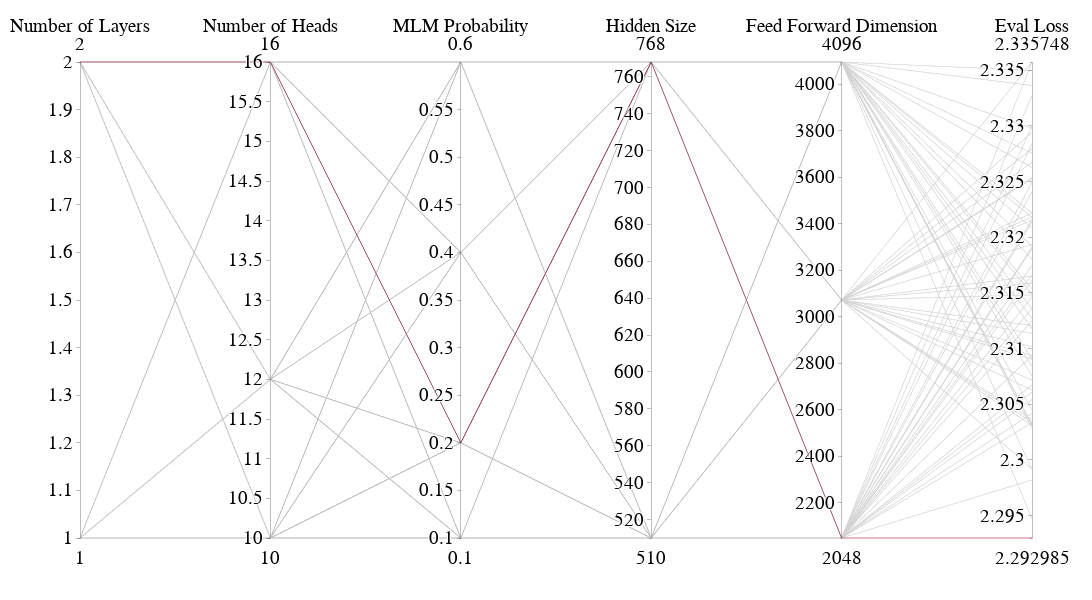

This figure's notebook cell:
### Code cell
import pandas as pd
import plotly.express as px

hyperparameter_summary_file = "hyperparamData/fiveFoldSummary.csv"
df = pd.read_csv(hyperparameter_summary_file)

# Drop fixed param and fold, then average over folds
df = df.drop(columns=["batch_size", "fold"])
df_avg = df.groupby(["n_layers", "n_heads", "mlm_prob", "hidden_size", "d_ff"], as_index=False).mean()

# Rename columns for display
df_avg = df_avg.rename(columns={
    "n_layers": "Number of Layers",
    "n_heads": "Number of Heads",
    "mlm_prob": "MLM Probability",
    "hidden_size": "Hidden Size",
    "d_ff": "Feed Forward Dimension",
    "avg_eval_loss": "Eval Loss"
})

# Flag best configuration
best_idx = df_avg["Eval Loss"].idxmin()
df_avg["BestFlag"] = 0
df_avg.loc[best_idx, "BestFlag"] = 1

# Parallel coordinates plot highlighting best configuration
fig = px.parallel_coordinates(
    df_avg,
    color="BestFlag",
    dimensions=[
        "Number of Layers",
        "Number of Heads",
        "MLM Probability",
        "Hidden Size",
        "Feed Forward Dimension",
        "Eval Loss"
    ],
    color_continuous_scale=[[0, "lightgray"], [1, "#9A031E"]],
    range_color=[0, 1]
)
# Consistent layout and style
fig.update_layout(
    coloraxis_showscale=False,
    autosize=False,
   width=1400,
     height=600,
    margin=dict(l=80, r=60, t=60, b=60),
    plot_bgcolor="white",
    font=dict(family="Arial", size=23, color="black")
)

fig.show()

### Figure 1 — Plotly figure (JSON) as saved in the notebook; plotly's stock layout.template omitted (floating-point values rounded to 4 significant figures)
{"data": [{"dimensions": [{"label": "Number of Layers", "values": [1, 1, 1, 1, 1, 1, 1, 1, 1, 1, 1, 1, 1, 1, 1, 1, 1, 1, 1, 1, 1, 1, 1, 1, 1, 1, 1, 1, 1, 1, 1, 1, 1, 1, 1, 1, 2, 2, 2, 2, 2, 2, 2, 2, 2, 2, 2, 2, 2, 2, 2, 2, 2, 2, 2, 2, 2, 2, 2, 2, 2, 2, 2, 2, 2, 2, 2, 2, 2, 2, 2, 2]}, {"label": "Number of Heads", "values": [10, 10, 10, 10, 10, 10, 10, 10, 10, 10, 10, 10, 12, 12, 12, 12, 12, 12, 12, 12, 12, 12, 12, 12, 16, 16, 16, 16, 16, 16, 16, 16, 16, 16, 16, 16, 10, 10, 10, 10, 10, 10, 10, 10, 10, 10, 10, 10, 12, 12, 12, 12, 12, 12, 12, 12, 12, 12, 12, 12, 16, 16, 16, 16, 16, 16, 16, 16, 16, 16, 16, 16]}, {"label": "MLM Probability", "values": [0.1, 0.1, 0.1, 0.2, 0.2, 0.2, 0.4, 0.4, 0.4, 0.6, 0.6, 0.6, 0.1, 0.1, 0.1, 0.2, 0.2, 0.2, 0.4, 0.4, 0.4, 0.6, 0.6, 0.6, 0.1, 0.1, 0.1, 0.2, 0.2, 0.2, 0.4, 0.4, 0.4, 0.6, 0.6, 0.6, 0.1, 0.1, 0.1, 0.2, 0.2, 0.2, 0.4, 0.4, 0.4, 0.6, 0.6, 0.6, 0.1, 0.1, 0.1, 0.2, 0.2, 0.2, 0.4, 0.4, 0.4, 0.6, 0.6, 0.6, 0.1, 0.1, 0.1, 0.2, 0.2, 0.2, 0.4, 0.4, 0.4, 0.6, 0.6, 0.6]}, {"label": "Hidden Size", "values": [510, 510, 510, 510, 510, 510, 510, 510, 510, 510, 510, 510, 768, 768, 768, 768, 768, 768, 768, 768, 768, 768, 768, 768, 768, 768, 768, 768, 768, 768, 768, 768, 768, 768, 768, 768, 510, 510, 510, 510, 510, 510, 510, 510, 510, 510, 510, 510, 768, 768, 768, 768, 768, 768, 768, 768, 768, 768, 768, 768, 768, 768, 768, 768, 768, 768, 768, 768, 768, 768, 768, 768]}, {"label": "Feed Forward Dimension", "values": [2048, 3072, 4096, 2048, 3072, 4096, 2048, 3072, 4096, 2048, 3072, 4096, 2048, 3072, 4096, 2048, 3072, 4096, 2048, 3072, 4096, 2048, 3072, 4096, 2048, 3072, 4096, 2048, 3072, 4096, 2048, 3072, 4096, 2048, 3072, 4096, 2048, 3072, 4096, 2048, 3072, 4096, 2048, 3072, 4096, 2048, 3072, 4096, 2048, 3072, 4096, 2048, 3072, 4096, 2048, 3072, 4096, 2048, 3072, 4096, 2048, 3072, 4096, 2048, 3072, 4096, 2048, 3072, 4096, 2048, 3072, 4096]}, {"label": "Eval Loss", "values": [2.333, 2.325, 2.334, 2.319, 2.319, 2.318, 2.324, 2.325, 2.322, 2.336, 2.336, 2.335, 2.319, 2.322, 2.321, 2.313, 2.309, 2.309, 2.317, 2.316, 2.315, 2.33, 2.329, 2.33, 2.317, 2.316, 2.315, 2.309, 2.31, 2.303, 2.315, 2.315, 2.313, 2.328, 2.328, 2.328, 2.316, 2.311, 2.314, 2.305, 2.309, 2.303, 2.314, 2.312, 2.312, 2.325, 2.327, 2.326, 2.307, 2.307, 2.308, 2.298, 2.299, 2.299, 2.304, 2.303, 2.304, 2.322, 2.322, 2.322, 2.306, 2.306, 2.308, 2.293, 2.303, 2.295, 2.303, 2.304, 2.303, 2.321, 2.322, 2.319]}], "domain": {"x": [0, 1], "y": [0, 1]}, "line": {"color": [0, 0, 0, 0, 0, 0, 0, 0, 0, 0, 0, 0, 0, 0, 0, 0, 0, 0, 0, 0, 0, 0, 0, 0, 0, 0, 0, 0, 0, 0, 0, 0, 0, 0, 0, 0, 0, 0, 0, 0, 0, 0, 0, 0, 0, 0, 0, 0, 0, 0, 0, 0, 0, 0, 0, 0, 0, 0, 0, 0, 0, 0, 0, 1, 0, 0, 0, 0, 0, 0, 0, 0], "coloraxis": "coloraxis"}, "name": "", "type": "parcoords"}], "layout": {"autosize": false, "coloraxis": {"cmax": 1, "cmin": 0, "colorbar": {"title": {"text": "BestFlag"}}, "colorscale": [[0, "lightgray"], [1, "#9A031E"]], "showscale": false}, "font": {"color": "black", "family": "Arial", "size": 23}, "height": 600, "legend": {"tracegroupgap": 0}, "margin": {"b": 60, "l": 80, "r": 60, "t": 60}, "plot_bgcolor": "white", "width": 1400}}
